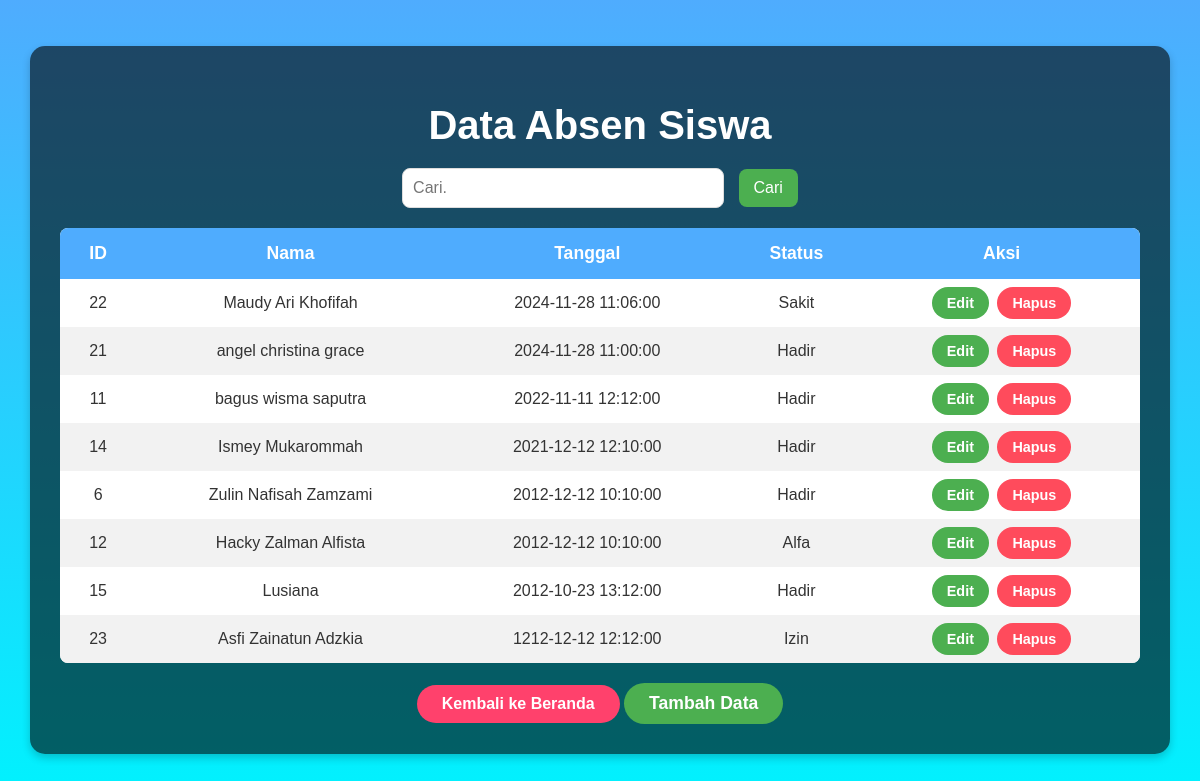
/19019Presensi/dataabsen_admin.php, run on the app's committed database.
### tables this page shows
CREATE TABLE `absensi` (
  `id` int(11) NOT NULL,
  `nama` varchar(100) NOT NULL,
  `tanggal` datetime NOT NULL,
  `status` text NOT NULL
);

### 19019Presensi/dataabsen_admin.php (the view, shortened to what this page needs)
<!DOCTYPE html>
<html lang="en">
<head>
</head>
<body>
    <div class="container">
        <h1>Data Absen Siswa</h1>
        <div class="search-container">
            <form action="" method="GET">
                <input type="text" name="search" placeholder="Cari." value="<?php echo isset($_GET['search']) ? $_GET['search'] : ''; ?>">
                <button type="submit">Cari</button>
            </form>
        </div>
        <table>
            <thead>
                <tr>
                    <th>ID</th>
                    <th>Nama</th>
                    <th>Tanggal</th>
                    <th>Status</th>
                    <th>Aksi</th>
                </tr>
            </thead>
            <tbody>
                <?php
                $servername = "localhost";
                $username = "root";
                $password = "";
                $dbname = "19019_psas";
                $conn = new mysqli($servername, $username, $password, $dbname);
                $search_query = "";
                $sql = "SELECT * FROM absensi $search_query ORDER BY tanggal DESC";
                $result = $conn->query($sql);
                if ($result->num_rows > 0) {
                    while ($row = $result->fetch_assoc()) {
                        echo "<tr>";
                        echo "<td>" . $row['id'] . "</td>";
                        echo "<td>" . $row['nama'] . "</td>";
                        echo "<td>" . $row['tanggal'] . "</td>";
                        echo "<td>" . $row['status'] . "</td>";
                        echo "<td>
                                <a href='edit.php?id=" . $row['id'] . "' class='action-btn edit-btn'>Edit</a>
                                <a href='hapus.php?id=" . $row['id'] . "' class='action-btn delete-btn' onclick='return confirm(\"Yakin ingin menghapus data ini?\")'>Hapus</a>
                              </td>";
                        echo "</tr>";
                    }
                } else {
                    echo "<tr><td colspan='5'>Tidak ada data yang cocok dengan pencarian.</td></tr>";
                }
                ?>
            </tbody>
        </table>
        <a href="tampilanadmin.php" class="back-btn">Kembali ke Beranda</a>
        <a href="tambah.php" class="btn">Tambah Data</a>
    </div>
</body>
</html>

### 19019Presensi/dataabsen_admin.php (style rules this page uses)
body { font-family: 'Arial', sans-serif; margin: 0; padding: 0; background: linear-gradient(to bottom, #4facfe, #00f2fe); color: #fff; display: flex; flex-direction: column; align-items: center; justify-content: center; min-height: 100vh; }
.container { width: 90%; max-width: 1200px; background: rgba(0, 0, 0, 0.6); border-radius: 15px; padding: 30px; box-shadow: 0 4px 8px rgba(0, 0, 0, 0.2); text-align: center; }
h1 { font-size: 2.5rem; margin-bottom: 20px; color: #fff; }
.search-container { margin-bottom: 20px; }
.search-container input[type="text"] { padding: 10px; font-size: 1rem; border-radius: 8px; border: 1px solid #ddd; width: 300px; margin-right: 10px; background-color: #fff; color: #333; }
.search-container button { padding: 10px 15px; font-size: 1rem; background-color: #4caf50; color: #fff; border: none; border-radius: 8px; cursor: pointer; }
table { border-collapse: collapse; width: 100%; background: #fff; color: #333; border-radius: 8px; overflow: hidden; }
th, td { padding: 15px; text-align: center; }
th { background-color: #4facfe; color: #fff; font-size: 1.1rem; }
tr:nth-child(even) { background-color: #f2f2f2; }
td { font-size: 1rem; }
.action-btn { padding: 8px 15px; font-size: 0.9rem; font-weight: bold; color: #fff; border: none; border-radius: 25px; cursor: pointer; text-decoration: none; text-align: center; margin: 2px; transition: all 0.3s ease; }
.edit-btn { background: #4caf50; }
.delete-btn { background: #ff4b5c; }
.back-btn { display: inline-block; margin-top: 20px; padding: 10px 25px; font-size: 1rem; font-weight: bold; color: #fff; background: #ff416c; border: none; border-radius: 25px; text-decoration: none; text-align: center; transition: all 0.3s ease; }
.btn { display: inline-block; margin-top: 20px; padding: 10px 25px; font-size: 1.1rem; font-weight: bold; color: #fff; background: #4caf50; border: none; border-radius: 25px; text-decoration: none; text-align: center; transition: all 0.3s ease; }

### data on the page
absensi: id "22", nama "Maudy Ari Khofifah", tanggal "2024-11-28 11:06:00", status "Sakit"
absensi: id "21", nama "angel christina grace", tanggal "2024-11-28 11:00:00", status "Hadir"
absensi: id "11", nama "bagus wisma saputra", tanggal "2022-11-11 12:12:00", status "Hadir"
absensi: id "14", nama "Ismey Mukarommah", tanggal "2021-12-12 12:10:00", status "Hadir"
absensi: id "6", nama "Zulin Nafisah Zamzami", tanggal "2012-12-12 10:10:00", status "Hadir"
absensi: id "12", nama "Hacky Zalman Alfista", tanggal "2012-12-12 10:10:00", status "Alfa"
absensi: id "15", nama "Lusiana", tanggal "2012-10-23 13:12:00", status "Hadir"
absensi: id "23", nama "Asfi Zainatun Adzkia", tanggal "1212-12-12 12:12:00", status "Izin"
